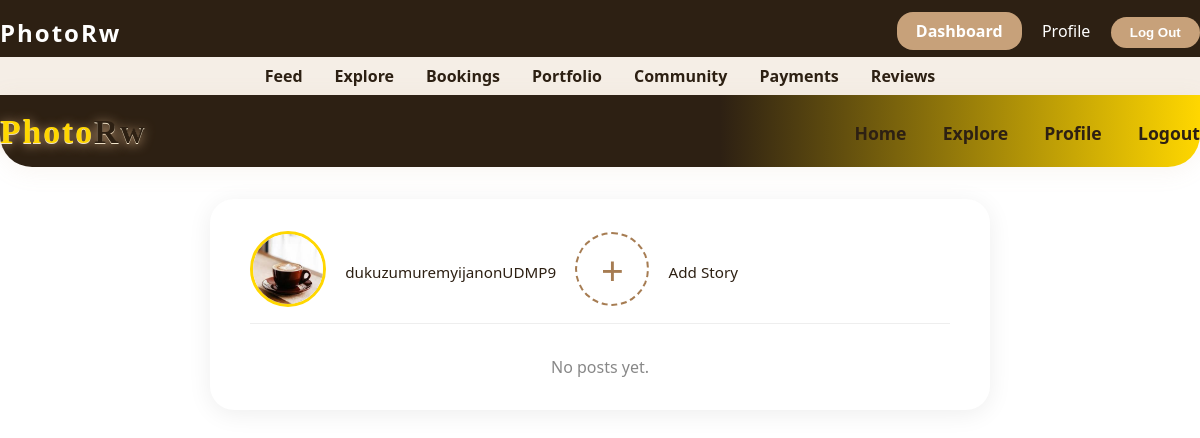
The page /portfolio/feed/ (signed in) on the database as committed earlier.
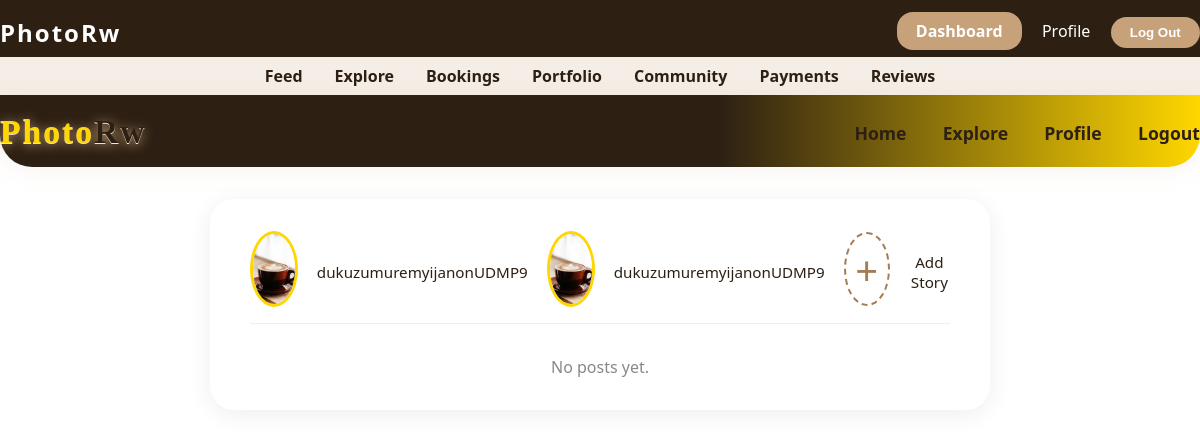
The same page on the database as committed later.
### portfolio/models.py (models this page shows, shortened)
class Story(models.Model):
	photographer = models.ForeignKey(User, on_delete=models.CASCADE, related_name='stories')
	image = models.ImageField(upload_to='stories/')
	created_at = models.DateTimeField(auto_now_add=True)

### users/models.py (models this page shows, shortened)
class User(AbstractUser):
	class Roles(models.TextChoices):
		PHOTOGRAPHER = 'photographer', _('Photographer')
		CLIENT = 'client', _('Client')
	email = models.EmailField(_('email address'), unique=True, blank=False, null=False, help_text=_('Required. Enter a valid email address.'))
	bio = models.TextField(_('bio'), blank=True)
	profile_picture = models.ImageField(upload_to='profile_pics/', blank=True, null=True)
	location = models.CharField(max_length=255, blank=True)
	contact_info = models.CharField(max_length=255, blank=True)
	is_verified = models.BooleanField(default=False)
	role = models.CharField(max_length=20, choices=Roles.choices, default=Roles.CLIENT)
	price = models.DecimalField(max_digits=8, decimal_places=2, blank=True, null=True, help_text=_('Typical session price (optional)'))
	USERNAME_FIELD = 'email'
	REQUIRED_FIELDS = ['username']

### portfolio/views.py (the view)
# urls.py: path('feed/', RedirectView.as_view(url='/portfolio/feed/', permanent=False)),
@login_required
def feed(request):
	time_threshold = timezone.now() - timezone.timedelta(hours=24)
	stories = Story.objects.filter(created_at__gte=time_threshold).order_by('-created_at')
	photos = Photo.objects.all().order_by('-uploaded_at')[:20]
	return render(request, 'feed.html', {'stories': stories, 'photos': photos})

### templates/feed.html (shortened to what this page needs)
{% extends 'base.html' %}
{% load static %}
{% block head %}
<link rel="stylesheet" href="{% static 'css/feed.css' %}">
{% endblock %}
{% block content %}
<div class="navbar" style="background:linear-gradient(90deg,#2d2013 60%,#ffd700 100%);padding:1.2rem 0 1rem 0;border-radius:0 0 2rem 2rem;box-shadow:0 4px 24px rgba(199,161,122,0.10);">
  <div class="logo" style="font-family:'Playfair Display',serif;font-size:2.1rem;font-weight:900;color:#ffd700;letter-spacing:2px;text-shadow:0 2px 12px #c7a17a,0 1px 0 #fffbe6;line-height:1.1;">Photo<span style="color:#2d2013;">Rw</span></div>
  <div class="nav-links">
    <a href="/feed/">Home</a>
    <a href="/explore/">Explore</a>
    <a href="/users/profile/">Profile</a>
    <a href="/users/logout/" onclick="event.preventDefault();document.getElementById('logout-form').submit();">Logout</a>
  </div>
</div>
<div class="feed-container">
  <div class="stories-bar">
    {% for story in stories %}
      <div class="story-avatar" title="{{ story.photographer.username }}">
  <img src="{{ story.photographer.profile_picture.url|default:'/static/img/default-avatar.png' }}" alt="Story by {{ story.photographer.username }}">
      </div>
      <div class="story-label">{{ story.photographer.username }}</div>
    {% empty %}
      <div style="color:#888;">No stories yet.</div>
    {% endfor %}
    {% if user.is_authenticated and user.role == 'photographer' %}
      <div class="story-avatar" style="border:2px dashed var(--choco-dark);cursor:pointer;" onclick="window.location='/stories/upload/'">
        <span style="font-size:2.5rem;color:var(--choco-dark);">+</span>
      </div>
      <div class="story-label">Add Story</div>
    {% endif %}
  </div>
  {% for post in posts %}
    <div class="feed-post">
      <div class="post-header">
        <div class="post-avatar">
          <img src="{{ post.photographer.profile_picture.url|default:'/static/img/default-avatar.png' }}" alt="Profile picture of {{ post.photographer.username }}">
        </div>
        <div class="post-username">{{ post.photographer.username }}</div>
      </div>
  <img class="post-image" src="{{ post.image.url }}" alt="{{ post.title }} by {{ post.photographer.username }}">
      <div style="margin:0.5rem 0 0.2rem 0;font-weight:bold;">{{ post.title }}</div>
      <div style="color:#444;">{{ post.description }}</div>
      <div class="post-actions">
        <button title="Like">&#9829;</button>
        <button title="Comment">💬</button>
      </div>
    </div>
  {% empty %}
    <div style="text-align:center;color:#888;">No posts yet.</div>
  {% endfor %}
</div>
{% endblock %}

Rows that differ between the two databases and show on the page:
added Story: photographer.profile_picture (picture), photographer.username "dukuzumuremyijanonUDMP9"
